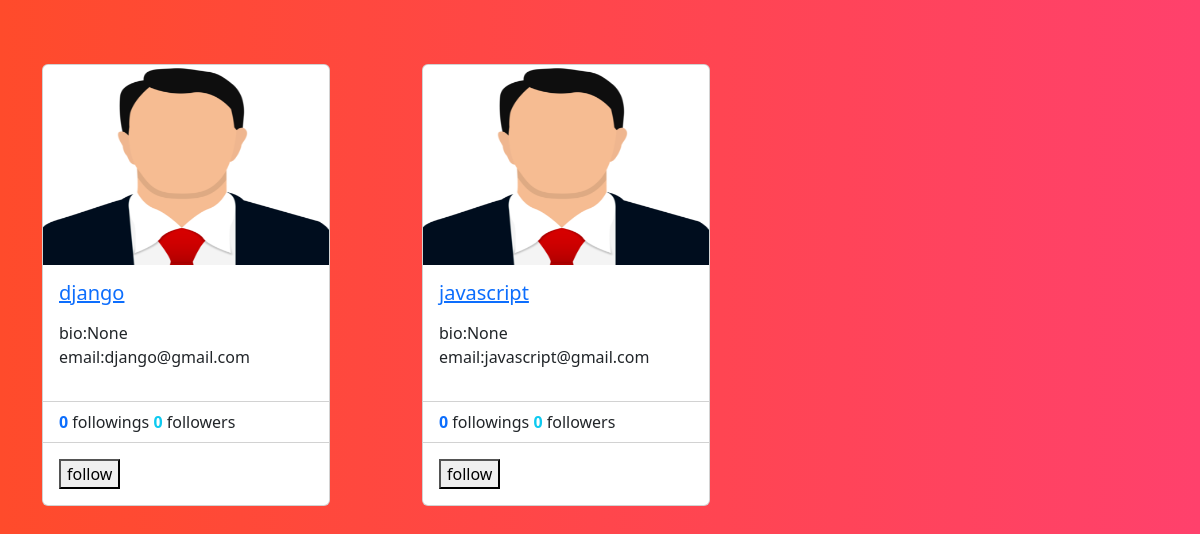
/profiles/all (signed in), run on an earlier commit of the app's database.
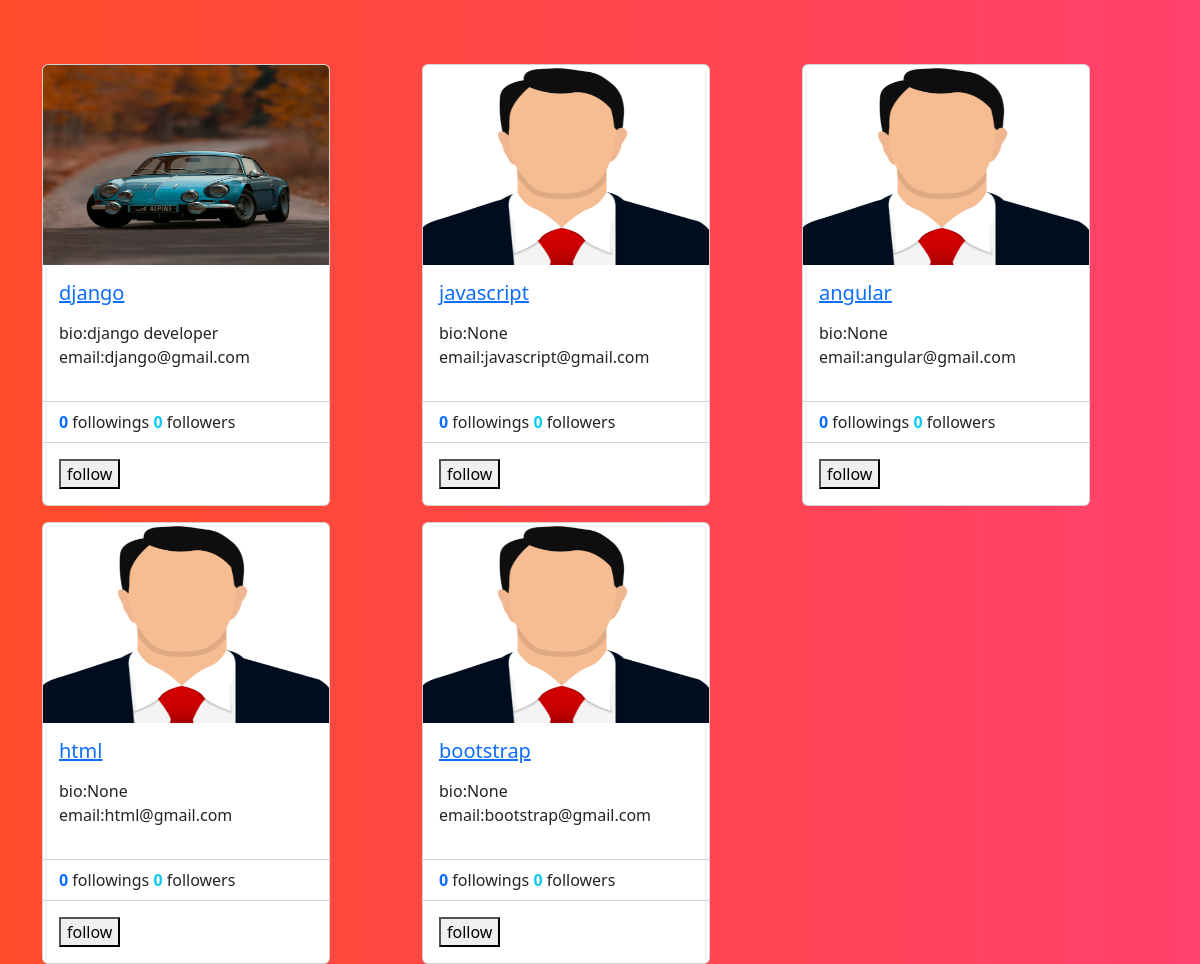
And on a later commit of the database.
### social/models.py (models this page shows)
class UserProfile(models.Model):
    user=models.OneToOneField(User,on_delete=models.CASCADE,related_name="profile")
    address=models.CharField(max_length=200,null=True)
    phone=models.CharField(max_length=200,null=True)
    profile_pic=models.ImageField(upload_to="profilepics",null=True,blank=True)
    dob=models.DateField(null=True)
    bio=models.CharField(max_length=200,null=True)
    following=models.ManyToManyField("self",related_name="followed_by",symmetrical=False,null=True)
    block=models.ManyToManyField("self",related_name="blocked",symmetrical=False,null=True)
    def __str__(self):
        return self.user.username

### social/views.py (the view)
# urls.py: path("profiles/all",views.ProfileListView.as_view(),name="profile-list"),
class ProfileListView(View):
    def get(self,request,*args,**kwargs):
        qs=UserProfile.objects.all().exclude(user=request.user)
        return render(request,"profile_list.html",{"data":qs})

### social/templates/profile_list.html (shortened to what this page needs)
<!DOCTYPE html>
{%load static%}
<html lang="en">
<head>
    <link href="https://cdn.jsdelivr.net/npm/bootstrap@5.3.2/dist/css/bootstrap.min.css" rel="stylesheet">
</head>
<body style="background: #FF416C;
background: -webkit-linear-gradient(to right, #FF4B2B, #FF416C);
background: linear-gradient(to right, #FF4B2B, #FF416C);">
<div class="container">
    <div class="row mt-5">
        {%for profile in data%}
            <div class="col-4 mt-3">
                <div class="card" style="width: 18rem;">
                    {%if profile.profile_pic%}
                    <img src="{{profile.profile_pic.url}}" class="card-img-top" alt="..." height="200px">
                    {%else%}
                    <img src="{%static 'social/images/profilepic.png'%}" class="card-img-top" alt="..." height="200px">
                    {%endif%}
                    <div class="card-body">
                      <h5 class="card-title">
                        <a href="{%url 'profile-detail' profile.id%}">{{profile}}</a>
                      </h5>
                      <p class="card-text">
                        <div>
                            bio:{{profile.bio}}
                        </div>
                       <div>
                        email:{{profile.user.email}}
                       </div>
                      </p>
                    </div>
                    <ul class="list-group list-group-flush">
                      <li class="list-group-item">
                       <span class="fw-bold text-primary"> {{profile.following.count}}</span> followings
                       <span class="fw-bold text-info">  {{profile.followed_by.count}}</span> followers
                      </li>
                    </ul>
                    <div class="card-body">
                      <form action="{%url 'follow' profile.id%}" method="post">
                        {%if profile in request.user.profile.following.all %}
                            <button type="submit" name="action" value="unfollow">unfollow</button>
                        {%else%}
                            <button type="submit" name="action" value="follow">follow</button>
                        {%endif%}
                      </form>
                    </div>
                  </div>
            </div>
        {%endfor%}
    </div>
</div>
</body>
</html>

What changed in the data, as far as the page shows it:
changed UserProfile "django": profile_pic: picture added; bio "None" → "django developer"
added UserProfile: user.username "angular", bio "None", user.email "angular@gmail.com", following.count "0", followed_by.count "0"
added UserProfile: user.username "html", bio "None", user.email "html@gmail.com", following.count "0", followed_by.count "0"
added UserProfile: user.username "bootstrap", bio "None", user.email "bootstrap@gmail.com", following.count "0", followed_by.count "0"
